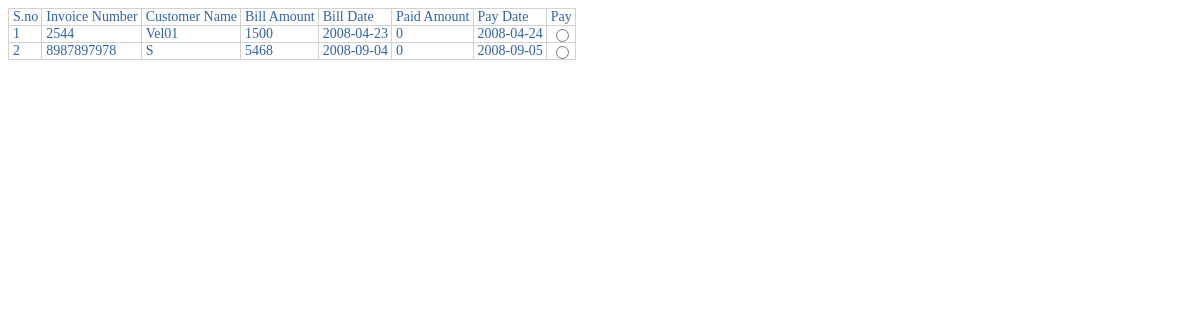
Page /Finance/invoicepay.php on the committed database.
### tables this page shows
CREATE TABLE `purchase` (
  `recordid` bigint NOT NULL AUTO_INCREMENT,
  `invoicenumber` varchar(50) DEFAULT NULL,
  `customerid` varchar(50) DEFAULT NULL,
  `customername` varchar(80) DEFAULT NULL,
  `billamount` double DEFAULT NULL,
  `billdate` date DEFAULT NULL,
  `paidamount` double NOT NULL DEFAULT '0',
  `paydate` date DEFAULT NULL,
  PRIMARY KEY (`recordid`)
);

### Finance/invoicepay.php (the view, shortened to what this page needs)
<html>
<head>
<link rel="stylesheet" href="../Style/heoscss.css">
</head>
<body onLoad="return pendingonLoad();">
<?php
$con=mysql_connect('192.168.15.24','root','admin'); $db=mysql_select_db('heos');
print "<form action=\"invoicepay.php\" method=\"POST\">
<table cellspacing=1 cellpadding=0 border=0>
<tr><td>S.no</td><td>Invoice Number</td><td>Customer Name</td><td>Bill Amount</td>
<td>Bill Date</td><td>Paid Amount</td><td>Pay Date</td><td>Pay</td></tr>";
$selected=mysql_query("select * from purchase where paidamount<billamount",$con);
$sno=1;
while($a=mysql_fetch_array($selected))
{
$recordid=$a["recordid"];
$invoicenumber=$a["invoicenumber"];
$customerid=$a["customerid"];
$billamount=$a["billamount"];
$billdate=$a["billdate"];
$paidamount=$a["paidamount"];
$paydate=$a["paydate"];
$sysdate=date('Y-m-d');
$query=mysql_query("select to_days('$sysdate')-to_days('$paydate') as day",$con);
$days=mysql_result($query,0);
if($days>=0 && $paydate!='0000-00-00')
echo "<tr><td>$sno</td><td>$invoicenumber</td><td>$customerid</td>
<td>$billamount</td><td>$billdate</td><td>$paidamount</td><td>$paydate</td>
<td><input type=\"radio\" name=\"Check\" value=\"$recordid\" onClick=\"return xajax_checkFunc(this.value);\"></td></tr>";
$sno++;
}
print "</table><br>
<table id=\"paymode\" cellspacing=1 cellpadding=0 border=0>
<tr><td>Paying Amount</td><td><input type=\"text\" value=\"\" name=\"payingamount\" id=\"payingamount\" onKeyPress=\"return keyRestrict(event,'1234567890.')\" onChange=\"xajax_setinvoiceaccountnumbers(this.value);\"></td></tr>
<tr><td>Next Pay Date</td><td><input type=\"text\" name=\"nextpaydate\" readonly id=\"nextpaydate\" size=13>
<a href=\"javascript:NewCal('nextpaydate','ddmmmyyyy')\"><img src=\"../Images/cal.gif\" alt=\"Pick a date\" width=\"16\" height=\"16\" border=\"0\" id=\"cal\"></a></td></tr>
<tr><td>Account Number</td><td><select size=\"1\" name=\"accountnumbercombo\" id=\"accountnumbercombo\" ><option value=\"Select\">Select</option>
<tr><td>Mode of Pay</td><td><select name=\"pendingmode\" id=\"pendingmode\" onChange=\"pendingMode();\"><option selected value=\"Cash\">Cash</option><option value=\"Cheque\">Cheque</option><option value=\"DD\">Demand Draft</option></select></td></tr>
<tr><td>Cheque Number</td><td><input type=\"text\" name=\"cnumber\" id=\"cnumber\" value=\"\" onKeyPress=\"return keyRestrict(event,'1234567890')\"></td></tr>
<tr><td>DD Number</td><td><input type=\"text\" name=\"dnumber\" id=\"dnumber\" value=\"\" onKeyPress=\"return keyRestrict(event,'1234567890')\"></td></tr>
<tr><td>Bank Name</td><td><input type=\"text\" name=\"dbankname\" id=\"dbankname\"></td></tr>
<tr><td>Branch</td><td><input type=\"text\" name=\"dbranch\" id=\"dbranch\"></td></tr>
<tr><td>Date</td><td><input type=\"text\" name=\"date\" readonly id=\"date\" size=13>
<a href=\"javascript:NewCal('date','ddmmmyyyy')\"><img src=\"../Images/cal.gif\" alt=\"Pick a date\" width=\"16\" height=\"16\" border=\"0\" id=\"cal\"></a></td></tr>
<tr><td>To</td><td><input type=\"text\" name=\"ddto\" id=\"ddto\" value=\"\"></td></tr>
<tr><td colspan=2 align=\"center\"><input class=\"buttonstatic\" type=\"reset\" id=\"ddto\" value=\"Cancel\" onClick=\"pendingonLoad();\" >
<input class=\"buttonstatic\" type=\"submit\" id=\"pending\" name=\"pending\" value=\"Pay this\" onClick=\"return invoicepayValidation();\" ></td></tr>
</table></form>";
?>
</body>
</html>

### Style/heoscss.css (style rules this page uses)
* { font-family:Calibri; // System, Verdana, Arial, Helvetica, sans-serif, Lucida Fax, Lucida Sans, Courier New; font-size:14px; // 11px font-weight:800; }
table { background:#D2D1CE; // #FFFFFF; }
tr { background:#ffffff; color:#3162A6; // 3162A6 }
td { padding-left:4px; padding-right:3px; background:#ffffff; vertical-align:middle; }

### rows in the picture
purchase: invoicenumber "2544", customerid "Vel01", billamount "1500", billdate "2008-04-23", paidamount "0", paydate "2008-04-24"
purchase: invoicenumber "8987897978", customerid "S", billamount "5468", billdate "2008-09-04", paidamount "0", paydate "2008-09-05"
